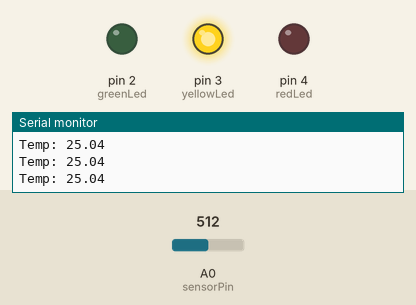
Recording of a sketch running on a simulated Arduino Uno, built with avr-gcc and run on an emulated ATmega328P. On the bench: output pins drawn as LEDs (lit = HIGH), the last lines printed to the serial monitor. Inputs (shaded band) come from the test bench; at power-on: A0 (sensorPin) = 512.

Above: at 1.3 s.
1.4 s: A0 (sensorPin) set to 557
2.9 s: A0 (sensorPin) set to 578
At 3.4 s:
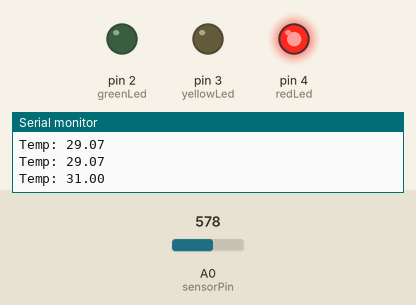
4.5 s: A0 (sensorPin) set to 511
At 5.7 s:
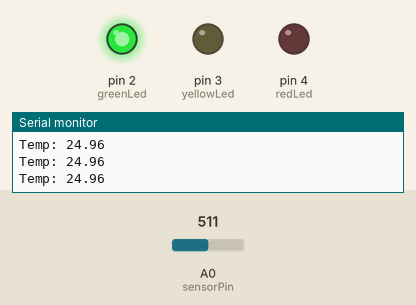
6.0 s: A0 (sensorPin) set to 524
At 7.1 s:
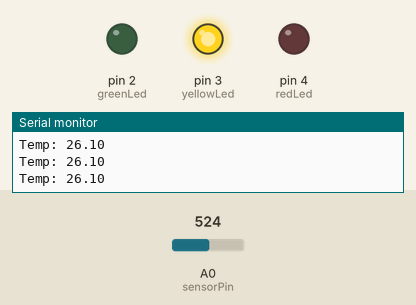
7.5 s: A0 (sensorPin) set to 716
At 8.4 s:
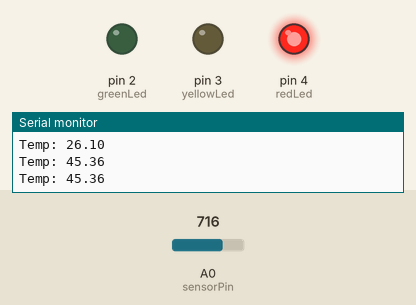
Timing chart, 0 to 10.0 s (numbered marks = the images above; inputs shaded):
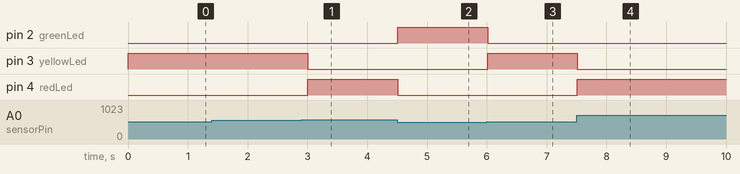

Measured:
- the behaviour switches between 567 and 568 on A0 (sensorPin) (found by bisection; images 0 and 1)
- the behaviour switches between 511 and 512 on A0 (sensorPin) (found by bisection; images 2 and 3)
- after the input at 2.9 s, pin 3 (yellowLed): HIGH → LOW after 0.11 s; pin 4 (redLed): LOW → HIGH after 0.11 s
- after the input at 4.5 s, pin 2 (greenLed): LOW → HIGH at once; pin 4 (redLed): HIGH → LOW at once
- after the input at 6.0 s, pin 2 (greenLed): HIGH → LOW at once; pin 3 (yellowLed): LOW → HIGH at once
- after the input at 7.5 s, pin 3 (yellowLed): HIGH → LOW at once; pin 4 (redLed): LOW → HIGH at once

The sketch:

sketch.ino
```cpp
const int sensorPin = A0;
const int greenLed = 2;
const int yellowLed = 3;
const int redLed = 4;

void setup() {
  pinMode(greenLed, OUTPUT);
  pinMode(yellowLed, OUTPUT);
  pinMode(redLed, OUTPUT);
  Serial.begin(9600);
}

void loop() {
  int sensorValue = analogRead(sensorPin);
  float voltage = sensorValue * (5.0 / 1023.0);
  float resistance = (5.0 - voltage) * 10000.0 / voltage;
  float tempK = 1.0 / (1.0/298.15 + log(resistance/10000.0)/3950.0);
  float tempC = tempK - 273.15;

  Serial.print("Temp: ");
  Serial.println(tempC);

  digitalWrite(greenLed, LOW);
  digitalWrite(yellowLed, LOW);
  digitalWrite(redLed, LOW);

  if (tempC < 25) {
    digitalWrite(greenLed, HIGH);
  } else if (tempC < 30) {
    digitalWrite(yellowLed, HIGH);
  } else {
    digitalWrite(redLed, HIGH);
  }
  delay(500);
}
```
